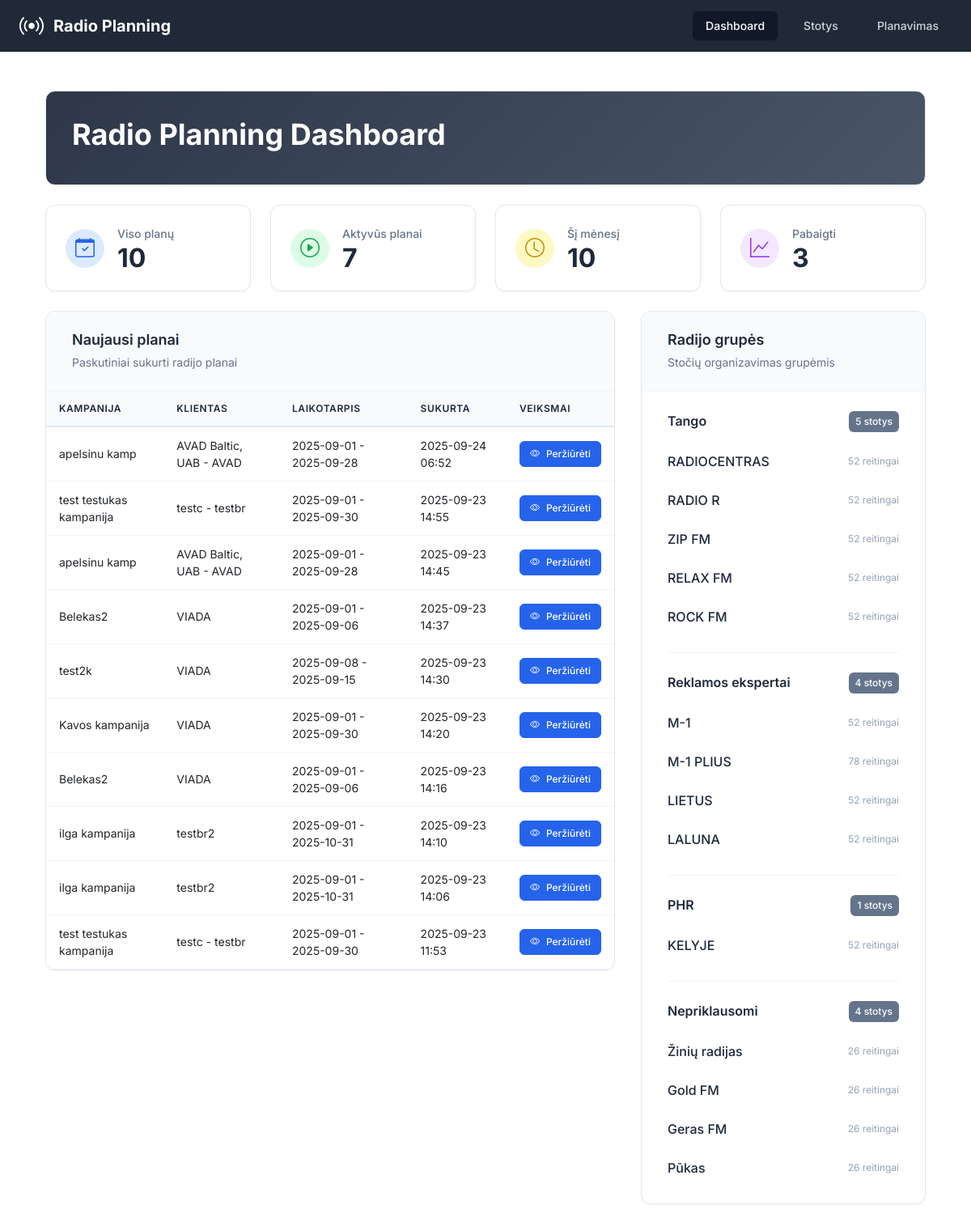
The page / on the database its author committed.
### app/models.py (models this page shows, shortened)
class RadioPlan(db.Model):
    __tablename__ = 'radio_plans'
    id = db.Column(db.Integer, primary_key=True)
    campaign_id = db.Column(db.Integer, nullable=False)  # From projects-crm
    campaign_name = db.Column(db.String(200))
    project_id = db.Column(db.Integer)
    project_name = db.Column(db.String(200))
    client_brand_id = db.Column(db.Integer)
    client_brand_name = db.Column(db.String(200))
    start_date = db.Column(db.Date, nullable=False)
    end_date = db.Column(db.Date, nullable=False)
    target_audience = db.Column(db.String(50), nullable=False)
    our_discount = db.Column(db.Float, default=0)  # Percentage
    client_discount = db.Column(db.Float, default=0)  # Percentage
    created_at = db.Column(db.DateTime, default=datetime.utcnow)
    updated_at = db.Column(db.DateTime, default=datetime.utcnow, onupdate=datetime.utcnow)
    spots = db.relationship('RadioSpot', backref='plan', lazy='dynamic', cascade='all, delete-orphan')
    clips = db.relationship('RadioClip', backref='plan', lazy='dynamic', cascade='all, delete-orphan')
    selected_stations = db.relationship('RadioStation', secondary=plan_stations, lazy='subquery',
                                      backref=db.backref('plans', lazy=True))

class RadioGroup(db.Model):
    __tablename__ = 'radio_groups'
    id = db.Column(db.Integer, primary_key=True)
    name = db.Column(db.String(100), nullable=False, unique=True)
    created_at = db.Column(db.DateTime, default=datetime.utcnow)
    stations = db.relationship('RadioStation', backref='group', lazy='dynamic', cascade='all, delete-orphan')

class RadioStation(db.Model):
    __tablename__ = 'radio_stations'
    id = db.Column(db.Integer, primary_key=True)
    name = db.Column(db.String(100), nullable=False)
    group_id = db.Column(db.Integer, db.ForeignKey('radio_groups.id'), nullable=False)
    created_at = db.Column(db.DateTime, default=datetime.utcnow)
    updated_at = db.Column(db.DateTime, default=datetime.utcnow, onupdate=datetime.utcnow)
    prices = db.relationship('StationPrice', backref='station', lazy='dynamic', cascade='all, delete-orphan')
    ratings = db.relationship('StationRating', backref='station', lazy='dynamic', cascade='all, delete-orphan')

### app/routes.py (the view)
@main_bp.route('/')
def index():
    plans = RadioPlan.query.order_by(RadioPlan.created_at.desc()).limit(10).all()
    stations = RadioStation.query.all()
    groups = RadioGroup.query.all()
    return render_template('index.html',
                         plans=plans,
                         stations=stations,
                         groups=groups)

### app/templates/index.html (shortened to what this page needs)
{% extends "base.html" %}
{% block content %}
<div class="container-fluid p-0">
    <div class="dashboard-header mb-4">
        <div class="header-content">
            <h1 style="color: white;">Radio Planning Dashboard</h1>
        </div>
    </div>
    <div class="grid grid-cols-1 gap-4 sm:grid-cols-4 mb-6">
        <div class="professional-card">
            <div class="card-content">
                <div class="card-icon bg-blue-100">
                    <i class="bi bi-calendar-check text-blue-600"></i>
                </div>
                <div class="card-stats">
                    <p class="card-title">Viso planų</p>
                    <p class="card-number" id="totalPlans">{{ plans | length }}</p>
                </div>
            </div>
        </div>
        <div class="professional-card">
            <div class="card-content">
                <div class="card-icon bg-green-100">
                    <i class="bi bi-play-circle text-green-600"></i>
                </div>
                <div class="card-stats">
                    <p class="card-title">Aktyvūs planai</p>
                    <p class="card-number" id="activePlans">0</p>
                </div>
            </div>
        </div>
        <div class="professional-card">
            <div class="card-content">
                <div class="card-icon bg-yellow-100">
                    <i class="bi bi-clock text-yellow-600"></i>
                </div>
                <div class="card-stats">
                    <p class="card-title">Šį mėnesį</p>
                    <p class="card-number" id="thisMonthPlans">0</p>
                </div>
            </div>
        </div>
        <div class="professional-card">
            <div class="card-content">
                <div class="card-icon bg-purple-100">
                    <i class="bi bi-graph-up text-purple-600"></i>
                </div>
                <div class="card-stats">
                    <p class="card-title">Pabaigti</p>
                    <p class="card-number" id="completedPlans">0</p>
                </div>
            </div>
        </div>
    </div>
    <div class="content-grid">
        <div class="content-section plans-section">
            <div class="professional-section">
                <div class="section-header">
                    <div class="section-title">
                        <h3>Naujausi planai</h3>
                        <span class="section-subtitle">Paskutiniai sukurti radijo planai</span>
                    </div>
                </div>
                <div class="table-container">
                    {% if plans %}
                    <div class="table-responsive">
                        <table class="professional-table">
                            <thead>
                                <tr>
                                    <th>Kampanija</th>
                                    <th>Klientas</th>
                                    <th>Laikotarpis</th>
                                    <th>Sukurta</th>
                                    <th>Veiksmai</th>
                                </tr>
                            </thead>
                            <tbody>
                                {% for plan in plans %}
                                <tr>
                                    <td>{{ plan.campaign_name or 'N/A' }}</td>
                                    <td>{{ plan.client_brand_name or 'N/A' }}</td>
                                    <td>{{ plan.start_date.strftime('%Y-%m-%d') }} - {{ plan.end_date.strftime('%Y-%m-%d') }}</td>
                                    <td>{{ plan.created_at.strftime('%Y-%m-%d %H:%M') }}</td>
                                    <td>
                                        <a href="{{ url_for('main.view_plan', plan_id=plan.id) }}" class="btn-professional btn-primary btn-sm">
                                            <i class="bi bi-eye"></i>
                                            <span>Peržiūrėti</span>
                                        </a>
                                    </td>
                                </tr>
                                {% endfor %}
                            </tbody>
                        </table>
                    </div>
                    {% endif %}
                </div>
            </div>
        </div>
        <div class="content-section groups-section">
            <div class="professional-section">
                <div class="section-header">
                    <div class="section-title">
                        <h3>Radijo grupės</h3>
                        <span class="section-subtitle">Stočių organizavimas grupėmis</span>
                    </div>
                </div>
                <div class="groups-container">
                    {% for group in groups %}
                    <div class="group-item">
                        <div class="group-header">
                            <h4>{{ group.name }}</h4>
                            <span class="group-badge">{{ group.stations.count() }} stotys</span>
                        </div>
                        <div class="stations-list">
                            {% for station in group.stations %}
                            <div class="station-item">
                                <span class="station-name">{{ station.name }}</span>
                                <span class="station-info">{{ station.ratings.count() }} reitingai</span>
                            </div>
                            {% endfor %}
                        </div>
                    </div>
                    {% endfor %}
                </div>
            </div>
        </div>
    </div>
</div>
{% endblock %}

### app/templates/base.html (style rules this page uses)
body { font-family: 'Inter', sans-serif; }

### rows shown on the page
RadioPlan: campaign_name "apelsinu kamp", client_brand_name "AVAD Baltic, UAB - AVAD", start_date "2025-09-01", end_date "2025-09-28", created_at "2025-09-24 06:52"
RadioPlan: campaign_name "test testukas kampanija", client_brand_name "testc - testbr", start_date "2025-09-01", end_date "2025-09-30", created_at "2025-09-23 14:55"
RadioPlan: campaign_name "apelsinu kamp", client_brand_name "AVAD Baltic, UAB - AVAD", start_date "2025-09-01", end_date "2025-09-28", created_at "2025-09-23 14:45"
RadioPlan: campaign_name "Belekas2", client_brand_name "VIADA", start_date "2025-09-01", end_date "2025-09-06", created_at "2025-09-23 14:37"
RadioPlan: campaign_name "test2k", client_brand_name "VIADA", start_date "2025-09-08", end_date "2025-09-15", created_at "2025-09-23 14:30"
RadioPlan: campaign_name "Kavos kampanija", client_brand_name "VIADA", start_date "2025-09-01", end_date "2025-09-30", created_at "2025-09-23 14:20"
RadioPlan: campaign_name "Belekas2", client_brand_name "VIADA", start_date "2025-09-01", end_date "2025-09-06", created_at "2025-09-23 14:16"
RadioPlan: campaign_name "ilga kampanija", client_brand_name "testbr2", start_date "2025-09-01", end_date "2025-10-31", created_at "2025-09-23 14:10"
RadioPlan: campaign_name "ilga kampanija", client_brand_name "testbr2", start_date "2025-09-01", end_date "2025-10-31", created_at "2025-09-23 14:06"
RadioPlan: campaign_name "test testukas kampanija", client_brand_name "testc - testbr", start_date "2025-09-01", end_date "2025-09-30", created_at "2025-09-23 11:53"
RadioGroup: name "Tango", stations.count "5"
RadioStation: name "RADIOCENTRAS", ratings.count "52"
RadioStation: name "RADIO R", ratings.count "52"
RadioStation: name "ZIP FM", ratings.count "52"
RadioStation: name "RELAX FM", ratings.count "52"
RadioStation: name "ROCK FM", ratings.count "52"
RadioGroup: name "Reklamos ekspertai", stations.count "4"
RadioStation: name "M-1", ratings.count "52"
RadioStation: name "M-1 PLIUS", ratings.count "78"
RadioStation: name "LIETUS", ratings.count "52"
RadioStation: name "LALUNA", ratings.count "52"
RadioGroup: name "PHR", stations.count "1"
RadioStation: name "KELYJE", ratings.count "52"
RadioGroup: name "Nepriklausomi", stations.count "4"
RadioStation: name "Žinių radijas", ratings.count "26"
RadioStation: name "Gold FM", ratings.count "26"
RadioStation: name "Geras FM", ratings.count "26"
RadioStation: name "Pūkas", ratings.count "26"

### other values the page prints
{{ plans | length }} "10"
